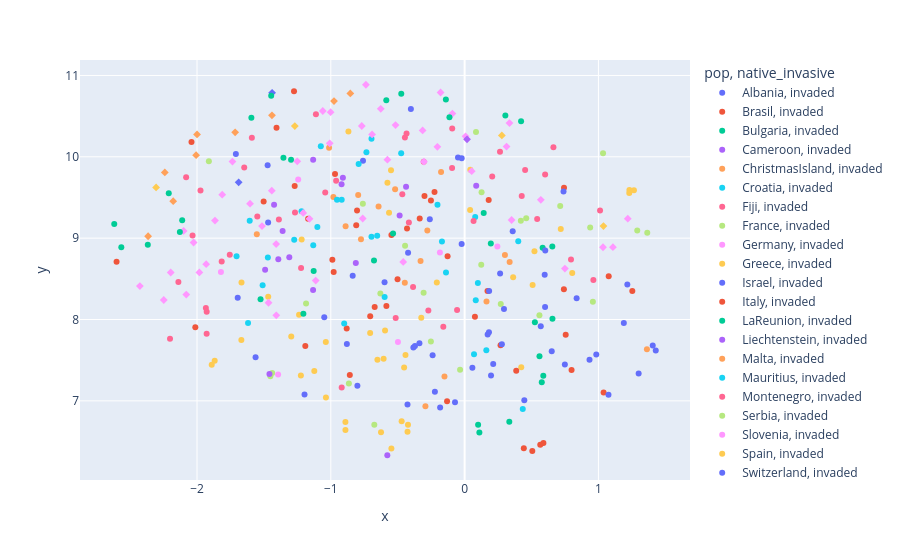

The cell this chart's notebook holds for it:
### Code cell
px.scatter( tmp, x = 'x' , y = 'y' , color = 'pop' , symbol = 'native_invasive' )

### Figure 1 — Plotly figure (JSON) as saved in the notebook; plotly's stock layout.template omitted (floating-point values rounded to 4 significant figures)
{"data": [{"hovertemplate": "pop=Albania<br>native_invasive=invaded<br>x=%{x}<br>y=%{y}<extra></extra>", "legendgroup": "Albania, invaded", "marker": {"color": "#636efa", "symbol": "circle"}, "mode": "markers", "name": "Albania, invaded", "orientation": "v", "showlegend": true, "type": "scatter", "x": [-0.3828, -0.3712, -0.8365, -0.5984, -0.2601, -0.7594], "xaxis": "x", "y": [7.655, 7.675, 8.538, 8.458, 9.232, 9.951], "yaxis": "y"}, {"hovertemplate": "pop=Brasil<br>native_invasive=invaded<br>x=%{x}<br>y=%{y}<extra></extra>", "legendgroup": "Brasil, invaded", "marker": {"color": "#EF553B", "symbol": "circle"}, "mode": "markers", "name": "Brasil, invaded", "orientation": "v", "showlegend": true, "type": "scatter", "x": [-1.502, -0.81, -0.4304, -0.9685, -0.2516, -0.3356, -0.5471, -1.27], "xaxis": "x", "y": [9.452, 9.159, 9.118, 9.788, 9.462, 9.243, 9.038, 9.642], "yaxis": "y"}, {"hovertemplate": "pop=Bulgaria<br>native_invasive=invaded<br>x=%{x}<br>y=%{y}<extra></extra>", "legendgroup": "Bulgaria, invaded", "marker": {"color": "#00cc96", "symbol": "circle"}, "mode": "markers", "name": "Bulgaria, invaded", "orientation": "v", "showlegend": true, "type": "scatter", "x": [0.6554, -0.5347, 0.583], "xaxis": "x", "y": [8.898, 9.059, 8.882], "yaxis": "y"}, {"hovertemplate": "pop=Cameroon<br>native_invasive=invaded<br>x=%{x}<br>y=%{y}<extra></extra>", "legendgroup": "Cameroon, invaded", "marker": {"color": "#ab63fa", "symbol": "circle"}, "mode": "markers", "name": "Cameroon, invaded", "orientation": "v", "showlegend": true, "type": "scatter", "x": [-0.9097, -0.4376, -1.392, -1.132, -1.36, -1.424, -0.4857, -0.9196], "xaxis": "x", "y": [9.742, 9.632, 8.739, 9.964, 9.087, 9.41, 9.278, 9.664], "yaxis": "y"}, {"hovertemplate": "pop=ChristmasIsland<br>native_invasive=invaded<br>x=%{x}<br>y=%{y}<extra></extra>", "legendgroup": "ChristmasIsland, invaded", "marker": {"color": "#FFA15A", "symbol": "circle"}, "mode": "markers", "name": "ChristmasIsland, invaded", "orientation": "v", "showlegend": true, "type": "scatter", "x": [-0.9807, -0.7954, -0.5195, -0.8894], "xaxis": "x", "y": [9.506, 9.531, 9.601, 9.147], "yaxis": "y"}, {"hovertemplate": "pop=Croatia<br>native_invasive=invaded<br>x=%{x}<br>y=%{y}<extra></extra>", "legendgroup": "Croatia, invaded", "marker": {"color": "#19d3f3", "symbol": "circle"}, "mode": "markers", "name": "Croatia, invaded", "orientation": "v", "showlegend": true, "type": "scatter", "x": [-1.219, 0.1623, 0.4008, 0.08331, 0.07034, -0.1693, 0.09898, -1.101, 0.4347, -0.9186], "xaxis": "x", "y": [9.331, 7.623, 8.962, 8.238, 7.574, 8.959, 8.449, 9.136, 6.9, 9.471], "yaxis": "y"}, {"hovertemplate": "pop=Fiji<br>native_invasive=invaded<br>x=%{x}<br>y=%{y}<extra></extra>", "legendgroup": "Fiji, invaded", "marker": {"color": "#FF6692", "symbol": "circle"}, "mode": "markers", "name": "Fiji, invaded", "orientation": "v", "showlegend": true, "type": "scatter", "x": [-0.4164, -1.042, -1.222, -0.9601, -1.388], "xaxis": "x", "y": [9.191, 9.562, 8.634, 9.707, 9.231], "yaxis": "y"}, {"hovertemplate": "pop=France<br>native_invasive=invaded<br>x=%{x}<br>y=%{y}<extra></extra>", "legendgroup": "France, invaded", "marker": {"color": "#B6E880", "symbol": "circle"}, "mode": "markers", "name": "France, invaded", "orientation": "v", "showlegend": true, "type": "scatter", "x": [0.1243, -0.6298, -0.3065, -1.438, 0.9383, -0.6749, 0.4202, 0.2701, 0.5592, -1.185, -0.2519, 0.9586, -0.865, -1.452, -0.0338, 0.7144, 0.1268], "xaxis": "x", "y": [8.674, 8.32, 8.329, 7.343, 9.13, 6.708, 9.213, 8.191, 8.052, 8.197, 7.728, 8.219, 7.214, 7.302, 7.381, 9.395, 9.565], "yaxis": "y"}, {"hovertemplate": "pop=Germany<br>native_invasive=invaded<br>x=%{x}<br>y=%{y}<extra></extra>", "legendgroup": "Germany, invaded", "marker": {"color": "#FF97FF", "symbol": "circle"}, "mode": "markers", "name": "Germany, invaded", "orientation": "v", "showlegend": true, "type": "scatter", "x": [0.2449, -1.394], "xaxis": "x", "y": [8.896, 7.324], "yaxis": "y"}, {"hovertemplate": "pop=Greece<br>native_invasive=invaded<br>x=%{x}<br>y=%{y}<extra></extra>", "legendgroup": "Greece, invaded", "marker": {"color": "#FECB52", "symbol": "circle"}, "mode": "markers", "name": "Greece, invaded", "orientation": "v", "showlegend": true, "type": "scatter", "x": [-1.237, -1.218, 0.04116, 0.4232, -0.2079, -0.55, -0.452, 0.3626], "xaxis": "x", "y": [8.057, 8.985, 9.345, 7.414, 8.454, 9.833, 7.41, 8.519], "yaxis": "y"}, {"hovertemplate": "pop=Israel<br>native_invasive=invaded<br>x=%{x}<br>y=%{y}<extra></extra>", "legendgroup": "Israel, invaded", "marker": {"color": "#636efa", "symbol": "circle"}, "mode": "markers", "name": "Israel, invaded", "orientation": "v", "showlegend": true, "type": "scatter", "x": [-0.3378, -0.2391, -0.04943, 0.5985, -0.02212], "xaxis": "x", "y": [7.708, 7.562, 9.99, 8.551, 8.927], "yaxis": "y"}, {"hovertemplate": "pop=Italy<br>native_invasive=invaded<br>x=%{x}<br>y=%{y}<extra></extra>", "legendgroup": "Italy, invaded", "marker": {"color": "#EF553B", "symbol": "circle"}, "mode": "markers", "name": "Italy, invaded", "orientation": "v", "showlegend": true, "type": "scatter", "x": [-0.225, 0.07704, 0.742, -0.6721, -0.7055, -0.2999, -0.9883, 1.077, 0.7555, -0.1312, -0.8039, -2.012, -1.169, -0.5845, 0.3857, 0.7993, -0.8579, 0.2685, -0.9786, -1.19, 0.171, 1.039, 0.7428, 1.253, 0.1799, -0.1272], "xaxis": "x", "y": [9.568, 8.034, 8.373, 8.155, 8.04, 9.518, 8.735, 8.531, 7.813, 6.994, 9.34, 7.904, 9.239, 8.165, 7.369, 7.381, 7.316, 7.682, 8.583, 7.673, 8.349, 7.103, 9.619, 8.351, 9.468, 8.778], "yaxis": "y"}, {"hovertemplate": "pop=LaReunion<br>native_invasive=invaded<br>x=%{x}<br>y=%{y}<extra></extra>", "legendgroup": "LaReunion, invaded", "marker": {"color": "#00cc96", "symbol": "circle"}, "mode": "markers", "name": "LaReunion, invaded", "orientation": "v", "showlegend": true, "type": "scatter", "x": [-1.354, -0.6771, -1.525, 0.1427, -1.128, -1.297, -1.205], "xaxis": "x", "y": [9.989, 8.725, 8.25, 9.311, 8.596, 9.964, 8.072], "yaxis": "y"}, {"hovertemplate": "pop=Liechtenstein<br>native_invasive=invaded<br>x=%{x}<br>y=%{y}<extra></extra>", "legendgroup": "Liechtenstein, invaded", "marker": {"color": "#ab63fa", "symbol": "circle"}, "mode": "markers", "name": "Liechtenstein, invaded", "orientation": "v", "showlegend": true, "type": "scatter", "x": [0.08663], "xaxis": "x", "y": [9.645], "yaxis": "y"}, {"hovertemplate": "pop=Malta<br>native_invasive=invaded<br>x=%{x}<br>y=%{y}<extra></extra>", "legendgroup": "Malta, invaded", "marker": {"color": "#FFA15A", "symbol": "circle"}, "mode": "markers", "name": "Malta, invaded", "orientation": "v", "showlegend": true, "type": "scatter", "x": [-0.1505, 0.3365, -0.2929, 0.1636, 0.3012, 1.362], "xaxis": "x", "y": [7.299, 8.707, 6.933, 8.222, 8.792, 7.633], "yaxis": "y"}, {"hovertemplate": "pop=Mauritius<br>native_invasive=invaded<br>x=%{x}<br>y=%{y}<extra></extra>", "legendgroup": "Mauritius, invaded", "marker": {"color": "#19d3f3", "symbol": "circle"}, "mode": "markers", "name": "Mauritius, invaded", "orientation": "v", "showlegend": true, "type": "scatter", "x": [-0.6533, -1.606, -0.7339, -1.131], "xaxis": "x", "y": [9.03, 9.215, 10.06, 8.913], "yaxis": "y"}, {"hovertemplate": "pop=Montenegro<br>native_invasive=invaded<br>x=%{x}<br>y=%{y}<extra></extra>", "legendgroup": "Montenegro, invaded", "marker": {"color": "#FF6692", "symbol": "circle"}, "mode": "markers", "name": "Montenegro, invaded", "orientation": "v", "showlegend": true, "type": "scatter", "x": [-0.271, -0.05632, -0.515, 0.9623, -0.1593], "xaxis": "x", "y": [8.11, 8.117, 8.017, 8.485, 7.912], "yaxis": "y"}, {"hovertemplate": "pop=Serbia<br>native_invasive=invaded<br>x=%{x}<br>y=%{y}<extra></extra>", "legendgroup": "Serbia, invaded", "marker": {"color": "#B6E880", "symbol": "circle"}, "mode": "markers", "name": "Serbia, invaded", "orientation": "v", "showlegend": true, "type": "scatter", "x": [-0.4449, -1.911, 1.29, 1.365], "xaxis": "x", "y": [8.907, 9.944, 9.095, 9.067], "yaxis": "y"}, {"hovertemplate": "pop=Slovenia<br>native_invasive=invaded<br>x=%{x}<br>y=%{y}<extra></extra>", "legendgroup": "Slovenia, invaded", "marker": {"color": "#FF97FF", "symbol": "circle"}, "mode": "markers", "name": "Slovenia, invaded", "orientation": "v", "showlegend": true, "type": "scatter", "x": [-1.821, -1.244, -0.1846, -0.4982], "xaxis": "x", "y": [8.582, 9.721, 8.824, 7.724], "yaxis": "y"}, {"hovertemplate": "pop=Spain<br>native_invasive=invaded<br>x=%{x}<br>y=%{y}<extra></extra>", "legendgroup": "Spain, invaded", "marker": {"color": "#FECB52", "symbol": "circle"}, "mode": "markers", "name": "Spain, invaded", "orientation": "v", "showlegend": true, "type": "scatter", "x": [-1.669, -0.324, -1.037, -0.6053, -1.224, -1.296, 1.265, -0.6516, 1.232, 1.231, 0.5081, -0.706, -1.036, -0.4707, -0.4232, -0.5947, -0.8909, -0.6248, 0.7186, -1.123, -0.5769, -0.5648, -0.8906, -0.5472, -0.4268, -1.868, 0.522, 0.8044, -1.89, -0.8684, 0.04261, -1.468, -0.4418, -1.667], "xaxis": "x", "y": [7.747, 8.022, 7.725, 7.517, 7.311, 7.792, 9.589, 7.506, 9.592, 9.555, 8.424, 7.833, 7.041, 6.75, 6.705, 7.865, 6.739, 6.613, 9.114, 7.368, 9.68, 9.312, 6.641, 6.413, 6.622, 7.492, 8.84, 8.572, 7.445, 10.31, 9.841, 8.281, 7.563, 8.456], "yaxis": "y"}, {"hovertemplate": "pop=Switzerland<br>native_invasive=invaded<br>x=%{x}<br>y=%{y}<extra></extra>", "legendgroup": "Switzerland, invaded", "marker": {"color": "#636efa", "symbol": "circle"}, "mode": "markers", "name": "Switzerland, invaded", "orientation": "v", "showlegend": true, "type": "scatter", "x": [0.2137, -1.469, -0.4224, -1.472, -0.07183, -1.196, 1.075, 1.19, -0.1831, 0.3594, -0.8012, -1.696, 0.1974, -0.8801, 0.2652, -0.02202, -1.562, 0.9839, 0.5691, -0.2221, 0.9335, -1.049, -0.4269, 0.6511, 0.7491, 0.7391, 0.2941, 0.6027, 0.8371, 0.05806, 0.2784, 0.4461, 0.1722, 0.1818, 1.428, 0.1833, 1.301, 1.406, 1.216, -0.4016, 0.6015, -1.71], "xaxis": "x", "y": [7.452, 9.193, 8.82, 9.898, 6.983, 7.079, 7.075, 7.957, 6.917, 9.085, 7.185, 8.268, 7.31, 7.7, 8.566, 9.982, 7.536, 7.569, 7.917, 7.111, 7.505, 8.027, 6.955, 7.609, 7.446, 9.575, 8.129, 8.848, 8.26, 7.408, 7.695, 7.009, 7.816, 7.844, 7.619, 8.35, 7.337, 7.681, 8.43, 10.59, 8.155, 10.03], "yaxis": "y"}, {"hovertemplate": "pop=TurkeyEast<br>native_invasive=invaded<br>x=%{x}<br>y=%{y}<extra></extra>", "legendgroup": "TurkeyEast, invaded", "marker": {"color": "#EF553B", "symbol": "circle"}, "mode": "markers", "name": "TurkeyEast, invaded", "orientation": "v", "showlegend": true, "type": "scatter", "x": [-0.8812, -0.5013, 0.5059, 0.5653, 0.5889, 0.4424], "xaxis": "x", "y": [7.89, 8.496, 6.385, 6.461, 6.482, 6.417], "yaxis": "y"}, {"hovertemplate": "pop=TurkeyWest<br>native_invasive=invaded<br>x=%{x}<br>y=%{y}<extra></extra>", "legendgroup": "TurkeyWest, invaded", "marker": {"color": "#00cc96", "symbol": "circle"}, "mode": "markers", "name": "TurkeyWest, invaded", "orientation": "v", "showlegend": true, "type": "scatter", "x": [0.334, 0.5252, 0.1008, 0.5881, 0.6565, 0.1103, 0.5596, 0.5767], "xaxis": "x", "y": [6.745, 7.965, 6.706, 7.307, 8.008, 6.61, 7.548, 7.23], "yaxis": "y"}, {"hovertemplate": "pop=USA<br>native_invasive=invaded<br>x=%{x}<br>y=%{y}<extra></extra>", "legendgroup": "USA, invaded", "marker": {"color": "#ab63fa", "symbol": "circle"}, "mode": "markers", "name": "USA, invaded", "orientation": "v", "showlegend": true, "type": "scatter", "x": [-1.31, -1.491, -1.459, -1.132, -0.8131, -0.5777], "xaxis": "x", "y": [8.766, 8.613, 7.33, 8.363, 8.693, 6.331], "yaxis": "y"}, {"hovertemplate": "pop=Vanuatu<br>native_invasive=invaded<br>x=%{x}<br>y=%{y}<extra></extra>", "legendgroup": "Vanuatu, invaded", "marker": {"color": "#FFA15A", "symbol": "circle"}, "mode": "markers", "name": "Vanuatu, invaded", "orientation": "v", "showlegend": true, "type": "scatter", "x": [-0.7744, -0.2785, -0.3293, -0.6431, -1.013, -0.176, -1.553, -0.447], "xaxis": "x", "y": [8.986, 9.095, 8.72, 9.388, 10.11, 9.814, 9.047, 8.453], "yaxis": "y"}, {"hovertemplate": "pop=Guangzhou<br>native_invasive=invaded<br>x=%{x}<br>y=%{y}<extra></extra>", "legendgroup": "Guangzhou, invaded", "marker": {"color": "#19d3f3", "symbol": "circle"}, "mode": "markers", "name": "Guangzhou, invaded", "orientation": "v", "showlegend": true, "type": "scatter", "x": [-1.509, -0.474, -0.9538, -0.1392, -0.2028, -0.9, -1.075, 0.07918, -1.274, -1.471, -1.619, -1.704, -0.6961, -0.792, -0.696, -0.5978], "xaxis": "x", "y": [8.422, 10.04, 9.472, 8.577, 9.41, 7.95, 10.13, 9.26, 8.982, 8.762, 7.958, 8.777, 9.019, 9.912, 10.22, 8.277], "yaxis": "y"}, {"hovertemplate": "pop=Hongkong<br>native_invasive=invaded<br>x=%{x}<br>y=%{y}<extra></extra>", "legendgroup": "Hongkong, invaded", "marker": {"color": "#FF6692", "symbol": "circle"}, "mode": "markers", "name": "Hongkong, invaded", "orientation": "v", "showlegend": true, "type": "scatter", "x": [-0.3853, -1.111, -0.09271, -2.139, -1.934, -0.3054, -0.4462, 0.5422, -0.4657, 0.06678, -1.268, -0.09364, 0.2063, -1.755, -1.928, 0.2644, 1.012, 0.6636, 0.6017, -1.974, -0.434, -1.549, -0.9186, -1.815, -2.081, -2.202, -1.59, 0.4521, 0.4269, -1.647, -2.033, 0.7951, -1.928], "xaxis": "x", "y": [8.4, 10.52, 10.35, 8.462, 8.141, 9.938, 10.24, 9.236, 9.54, 9.212, 9.314, 9.863, 9.757, 8.798, 7.826, 10.06, 9.341, 10.12, 9.782, 9.584, 10.29, 9.265, 7.164, 8.713, 9.748, 7.765, 10.23, 9.839, 9.518, 9.868, 9.032, 8.737, 8.096], "yaxis": "y"}, {"hovertemplate": "pop=Japan<br>native_invasive=invaded<br>x=%{x}<br>y=%{y}<extra></extra>", "legendgroup": "Japan, invaded", "marker": {"color": "#B6E880", "symbol": "circle"}, "mode": "markers", "name": "Japan, invaded", "orientation": "v", "showlegend": true, "type": "scatter", "x": [0.08511, -0.7605, 1.035, 0.4602], "xaxis": "x", "y": [10.3, 9.422, 10.05, 9.246], "yaxis": "y"}, {"hovertemplate": "pop=Malaysia<br>native_invasive=native<br>x=%{x}<br>y=%{y}<extra></extra>", "legendgroup": "Malaysia, native", "marker": {"color": "#FF97FF", "symbol": "diamond"}, "mode": "markers", "name": "Malaysia, native", "orientation": "v", "showlegend": true, "type": "scatter", "x": [-2.025, -1.441, -0.4587, -0.5769, -0.6915, 0.7494, -0.7685, -1.735, -0.6265, 0.3135, 0.007073, 1.034, -0.2035, -0.5163, 1.108, -0.3037, 0.5697, -1.407, -1.982, -1.008, -0.7616, -1.206, -0.3138, -1.604, -1.408, -1.465, 0.05305, -2.1, 0.3353, -1.159, -2.08, -1.866, -1.002, -1.113, -1.514, -1.932, 1.219, -2.196, 0.3511, -1.812, -2.427, -0.09122, -0.7377, -0.1796, -1.251, -2.248, -1.06], "xaxis": "x", "y": [8.946, 9.583, 8.707, 9.965, 10.28, 8.626, 10.38, 9.942, 10.59, 10.13, 10.25, 8.888, 10.12, 10.39, 8.889, 9.941, 9.471, 8.051, 8.579, 10.17, 9.242, 9.31, 10.32, 9.424, 8.927, 8.206, 9.823, 9.089, 10.41, 9.237, 8.306, 9.216, 10.55, 8.478, 9.149, 8.68, 9.239, 8.578, 9.223, 9.534, 8.411, 10.53, 10.89, 10.79, 9.945, 8.24, 10.56], "yaxis": "y"}, {"hovertemplate": "pop=Philippines<br>native_invasive=native<br>x=%{x}<br>y=%{y}<extra></extra>", "legendgroup": "Philippines, native", "marker": {"color": "#FECB52", "symbol": "diamond"}, "mode": "markers", "name": "Philippines, native", "orientation": "v", "showlegend": true, "type": "scatter", "x": [1.038, -2.306, -1.269, 0.2782], "xaxis": "x", "y": [9.148, 9.624, 10.38, 10.26], "yaxis": "y"}, {"hovertemplate": "pop=Singapore<br>native_invasive=native<br>x=%{x}<br>y=%{y}<extra></extra>", "legendgroup": "Singapore, native", "marker": {"color": "#636efa", "symbol": "diamond"}, "mode": "markers", "name": "Singapore, native", "orientation": "v", "showlegend": true, "type": "scatter", "x": [-1.439, -1.689], "xaxis": "x", "y": [10.79, 9.686], "yaxis": "y"}, {"hovertemplate": "pop=SriLanka<br>native_invasive=invaded<br>x=%{x}<br>y=%{y}<extra></extra>", "legendgroup": "SriLanka, invaded", "marker": {"color": "#EF553B", "symbol": "circle"}, "mode": "markers", "name": "SriLanka, invaded", "orientation": "v", "showlegend": true, "type": "scatter", "x": [-2.041, -1.406, -1.275, -2.601], "xaxis": "x", "y": [10.18, 10.36, 10.81, 8.709], "yaxis": "y"}, {"hovertemplate": "pop=Taiwan<br>native_invasive=invaded<br>x=%{x}<br>y=%{y}<extra></extra>", "legendgroup": "Taiwan, invaded", "marker": {"color": "#00cc96", "symbol": "circle"}, "mode": "markers", "name": "Taiwan, invaded", "orientation": "v", "showlegend": true, "type": "scatter", "x": [-2.618, -2.128, -2.368, -0.14, -0.1133, 0.3044, -2.566, -0.5854, -0.4733, -2.111, -2.211, -1.594, 0.422, 0.1959, -1.446], "xaxis": "x", "y": [9.175, 9.077, 8.918, 10.7, 10.49, 10.51, 8.888, 10.69, 10.78, 9.22, 9.551, 10.48, 10.44, 8.934, 10.75], "yaxis": "y"}, {"hovertemplate": "pop=Thailand<br>native_invasive=native<br>x=%{x}<br>y=%{y}<extra></extra>", "legendgroup": "Thailand, native", "marker": {"color": "#ab63fa", "symbol": "diamond"}, "mode": "markers", "name": "Thailand, native", "orientation": "v", "showlegend": true, "type": "scatter", "x": [0.01811], "xaxis": "x", "y": [10.21], "yaxis": "y"}, {"hovertemplate": "pop=Vietnam<br>native_invasive=native<br>x=%{x}<br>y=%{y}<extra></extra>", "legendgroup": "Vietnam, native", "marker": {"color": "#FFA15A", "symbol": "diamond"}, "mode": "markers", "name": "Vietnam, native", "orientation": "v", "showlegend": true, "type": "scatter", "x": [-2.365, -1.44, -0.8542, -2.241, -0.9761, -2.178, -2.0, -2.007, -1.715], "xaxis": "x", "y": [9.023, 10.51, 10.78, 9.808, 10.68, 9.454, 10.28, 10.02, 10.3], "yaxis": "y"}], "layout": {"legend": {"title": {"text": "pop, native_invasive"}, "tracegroupgap": 0}, "margin": {"t": 60}, "xaxis": {"anchor": "y", "domain": [0, 1], "title": {"text": "x"}}, "yaxis": {"anchor": "x", "domain": [0, 1], "title": {"text": "y"}}}}
